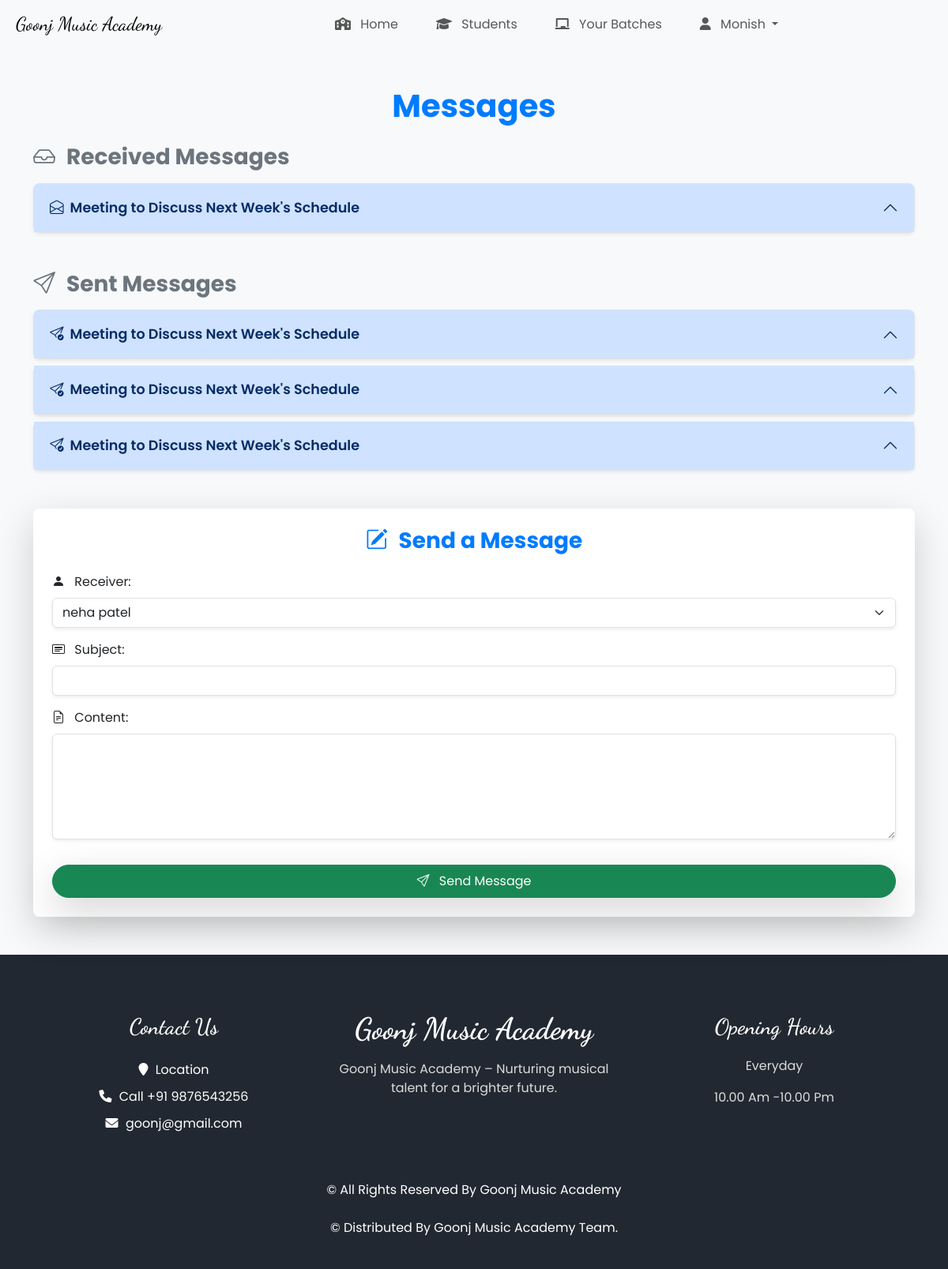
Screenshot of /messages/ (signed in) with the database file from the repository.
### account/models.py (models this page shows, shortened)
class CustomUser(AbstractUser):
    contact = models.CharField(
        max_length=10,
        blank=True,
        null=True,
        validators=[RegexValidator(r'^\d{10}$', 'Enter a valid 10-digit contact number')],
    )
    profile_picture = models.ImageField(upload_to='profile_pics/', null=True, blank=True)

### product/models.py (models this page shows, shortened)
class Message(models.Model):
    sender = models.ForeignKey(
        settings.AUTH_USER_MODEL,
        on_delete=models.CASCADE,
        related_name='sent_messages',
        limit_choices_to={'is_teacher': True},  # Ensure sender is a teacher
    )
    receiver = models.ForeignKey(
        settings.AUTH_USER_MODEL,
        on_delete=models.CASCADE,
        related_name='received_messages',
        limit_choices_to={'is_teacher': True},  # Ensure receiver is a teacher
    )
    subject = models.CharField(max_length=100)
    content = models.TextField()
    timestamp = models.DateTimeField(default=now)
    is_read = models.BooleanField(default=False)
    class Meta:
        ordering = ['-timestamp']

### account/views.py (the view, shortened to what this page needs)
# urls.py: path('messages/', views.messages_page, name='messages'),
def messages_page(request):
    if not request.user.is_authenticated:
        return redirect('login')
    if not hasattr(request.user, 'teacher'):
        return redirect('403')
    received_messages = Message.objects.filter(receiver=request.user)
    sent_messages = Message.objects.filter(sender=request.user)
    teachers = Teacher.objects.exclude(id=request.user.id)
    context = {
        'received_messages': received_messages,
        'sent_messages': sent_messages,
        'teachers': teachers,
    }
    return render(request, 'messages.html', context)

### templates/messages.html (shortened to what this page needs)
{% extends 'teacher_base.html' %}
{% block content %}
<div class="container mt-5">
    <h2 class="text-center text-primary mb-4 fw-bold">Messages</h2>
    <div class="mb-5">
        <h3 class="text-secondary fw-bold mb-3"><i class="bi bi-inbox"></i> Received Messages</h3>
        <div class="accordion" id="receivedMessagesAccordion">
            {% for message in received_messages %}
            <div class="accordion-item shadow-sm rounded-3 mb-2">
                <h2 class="accordion-header" id="heading{{ message.id }}">
                    <button class="accordion-button" type="button" data-bs-toggle="collapse"
                        data-bs-target="#collapse{{ message.id }}" aria-expanded="true"
                        aria-controls="collapse{{ message.id }}">
                        <i class="bi bi-envelope-open"></i> {{ message.subject }}
                    </button>
                </h2>
            </div>
            {% endfor %}
        </div>
    </div>
    <div class="mb-5">
        <h3 class="text-secondary fw-bold mb-3"><i class="bi bi-send"></i> Sent Messages</h3>
        <div class="accordion" id="sentMessagesAccordion">
            {% for message in sent_messages %}
            <div class="accordion-item shadow-sm rounded-3 mb-2">
                <h2 class="accordion-header" id="headingSent{{ message.id }}">
                    <button class="accordion-button" type="button" data-bs-toggle="collapse"
                        data-bs-target="#collapseSent{{ message.id }}" aria-expanded="true"
                        aria-controls="collapseSent{{ message.id }}">
                        <i class="bi bi-send-check"></i> {{ message.subject }}
                    </button>
                </h2>
            </div>
            {% endfor %}
        </div>
    </div>
    <div class="card p-4 shadow-lg border-0 rounded-3 mb-5">
        <h3 class="text-center text-primary mb-4 fw-bold"><i class="bi bi-pencil-square"></i> Send a Message</h3>
        <form method="POST">
            <div class="mb-3">
                <label for="receiver" class="form-label"><i class="bi bi-person-fill"></i> Receiver:</label>
                <select name="receiver" id="receiver" class="form-select shadow-sm" required>
                    {% for teacher in teachers %}
                    <option value="{{ teacher.id }}">{{ teacher.first_name }} {{ teacher.last_name }}</option>
                    {% endfor %}
                </select>
            </div>
            <div class="mb-3">
                <label for="subject" class="form-label"><i class="bi bi-card-heading"></i> Subject:</label>
                <input type="text" name="subject" id="subject" class="form-control shadow-sm" required>
            </div>
            <div class="mb-3">
                <label for="content" class="form-label"><i class="bi bi-file-earmark-text"></i> Content:</label>
                <textarea name="content" id="content" class="form-control shadow-sm" rows="5" required></textarea>
            </div>
            <button type="submit" class="btn btn-success w-100 mt-3 py-2 rounded-pill shadow-lg hover-shadow">
                <i class="bi bi-send"></i> Send Message
            </button>
        </form>
    </div>
</div>
<link href="https://cdn.jsdelivr.net/npm/bootstrap-icons/font/bootstrap-icons.css" rel="stylesheet">
{% endblock %}

### templates/teacher_base.html (shortened to what this page needs)
{% load static %}
<!DOCTYPE html>
<html lang="en">
<head>
  <link href="https://cdn.jsdelivr.net/npm/bootstrap@5.3.0-alpha1/dist/css/bootstrap.min.css" rel="stylesheet">
  <link href="https://cdnjs.cloudflare.com/ajax/libs/font-awesome/6.0.0-beta3/css/all.min.css" rel="stylesheet">
  <link href="https://cdn.jsdelivr.net/npm/bootstrap-icons/font/bootstrap-icons.css" rel="stylesheet">
  <link rel="stylesheet" href="{% static 'css/style.css' %}">
</head>
<body>
  {% block header %}
  <nav class="navbar navbar-expand-lg navbar-light bg-light sticky-top">
    <div class="container-fluid">
      <a class="navbar-brand ms-2" href="{% url 'teacher_index' %}">Goonj Music Academy</a>
      <div class="collapse navbar-collapse" id="navbarNav">
        <ul class="navbar-nav d-flex w-100 justify-content-center">
          <li class="nav-item mx-3">
            <a class="nav-link" href="{% url 'teacher_index' %}">
              <i class="fa-solid fa-school"></i> Home
            </a>
          </li>
          <li class="nav-item mx-3">
            <a class="nav-link" href="{% url 'view_enrolled_students' %}">
              <i class="fa-solid fa-graduation-cap"></i> Students
            </a>
          </li>
          <li class="nav-item mx-3">
            <a class="nav-link" href="{% url 'teacher_batches' %}">
              <i class="fa-solid fa-chalkboard"></i> Your Batches
            </a>
          </li>
          <li class="nav-item dropdown mx-3">
            {% if user.is_authenticated %}
            <a class="nav-link dropdown-toggle" href="#" id="userDropdown" role="button" data-bs-toggle="dropdown"
              aria-expanded="false">
              <i class="fas fa-user"></i> {{ user.first_name|capfirst }}
            </a>
            {% endif %}
          </li>
        </ul>
      </div>
    </div>
  </nav>
  {% endblock header %}
  {% block content %}
  {% endblock content %}
  {% block footer %}
  <footer class="footer_section">
    <div class="container">
      <div class="row">
        <div class="col-md-4 footer-col">
          <div class="footer_contact">
            <h4>
              Contact Us
            </h4>
            <div class="contact_link_box">
              <a href="">
                <i class="fa fa-map-marker" aria-hidden="true"></i>
                <span>
                  Location
                </span>
              </a>
              <a href="">
                <i class="fa fa-phone" aria-hidden="true"></i>
                <span>
                  Call +91 9876543256
                </span>
              </a>
              <a href="">
                <i class="fa fa-envelope" aria-hidden="true"></i>
                <span>
                  goonj@gmail.com
                </span>
              </a>
            </div>
          </div>
        </div>
        <div class="col-md-4 footer-col">
          <div class="footer_detail">
            <a href="" class="footer-logo">
              Goonj Music Academy
            </a>
            <p>
              Goonj Music Academy – Nurturing musical talent for a brighter future.
            </p>
          </div>
        </div>
        <div class="col-md-4 footer-col">
          <h4>
            Opening Hours
          </h4>
          <p>
            Everyday
          </p>
          <p>
            10.00 Am -10.00 Pm
          </p>
        </div>
      </div>
      <div class="footer-info">
        <p>
          &copy;  All Rights Reserved By
          <a href="https://html.design/">Goonj Music Academy</a><br><br>
          &copy;  Distributed By
          <a href="https://themewagon.com/" target="_blank">Goonj Music Academy Team.</a>
        </p>
      </div>
    </div>
  </footer>
  {% endblock footer %}
</body>
</html>

### static/css/style.css (style rules this page uses)
body { font-family: 'Poppins', sans-serif; }
.navbar-brand, .carousel-caption h3, .carousel-caption p, .carousel-caption .btn { font-family: 'Dancing Script', cursive; font-size: 1.5rem; }
a { color: inherit; text-decoration: none; }
.text-primary { color: #007bff !important; }
.shadow-lg { box-shadow: 0px 10px 20px rgba(0, 0, 0, 0.1); }
h2 { font-size: 2.5rem; }
.footer_section { background-color: #222831; color: #ffffff; padding: 75px 0 40px 0; text-align: center; }
.footer_section h4 { font-size: 28px; }
.footer_section h4, .footer_section .footer-logo { font-weight: 600; margin-bottom: 20px; font-family: 'Dancing Script', cursive; }
.footer_section p { color: #dbdbdb; }
.footer_section .footer-col { margin-bottom: 30px; }
.footer_section .footer_contact .contact_link_box { display: -webkit-box; display: -ms-flexbox; display: flex; -webkit-box-orient: vertical; -webkit-box-direction: normal; -ms-flex-direction: column; flex-direction: column; }
.footer_section .footer_contact .contact_link_box a { margin: 5px 0; color: #ffffff; }
.footer_section .footer_contact .contact_link_box a i { margin-right: 5px; }
.footer_section .footer-logo { display: block; font-weight: bold; font-size: 38px; line-height: 1; color: #ffffff; }
.footer_section .footer-info { text-align: center; margin-top: 25px; }
.footer_section .footer-info p { color: #ffffff; margin: 0; }
.footer_section .footer-info p a { color: inherit; }

### templates/messages.html (style rules this page uses)
body { background-color: #f8f9fa; }
.accordion-button { font-size: 1.1rem; padding: 1.25rem; font-weight: 600; }
.accordion-item { border-radius: 10px; background-color: #ffffff; }
i { margin-right: 8px; }
.shadow-lg { box-shadow: 0 5px 15px rgba(0, 0, 0, 0.1); }

### rows the page displays
CustomUser: first_name "Monish"
Message: subject "Meeting to Discuss Next Week's Schedule"
Message: subject "Meeting to Discuss Next Week's Schedule"
Message: subject "Meeting to Discuss Next Week's Schedule"
Message: subject "Meeting to Discuss Next Week's Schedule"

### other values shown
form field receiver "neha patel"
